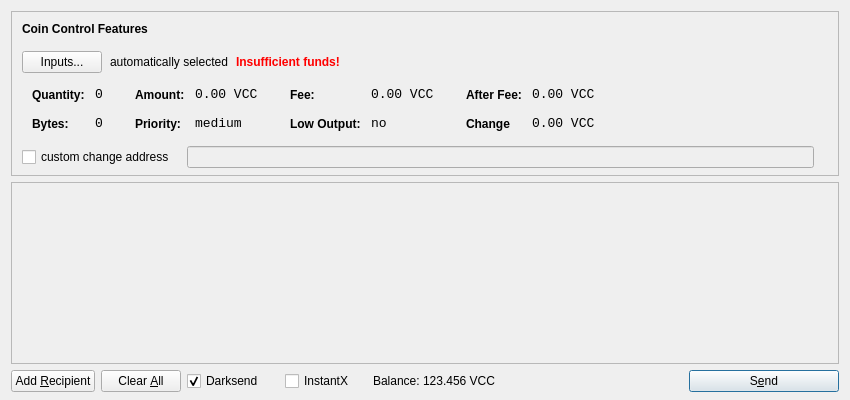
<?xml version="1.0" encoding="UTF-8"?>
<ui version="4.0">
 <class>SendCoinsDialog</class>
 <widget class="QDialog" name="SendCoinsDialog">
  <property name="geometry">
   <rect>
    <x>0</x>
    <y>0</y>
    <width>850</width>
    <height>400</height>
   </rect>
  </property>
  <property name="windowTitle">
   <string>Send Coins</string>
  </property>
  <layout class="QVBoxLayout" name="verticalLayout" stretch="0,1,0">
   <property name="bottomMargin">
    <number>8</number>
   </property>
   <item>
    <widget class="QFrame" name="frameCoinControl">
     <property name="sizePolicy">
      <sizepolicy hsizetype="Expanding" vsizetype="Expanding">
       <horstretch>0</horstretch>
       <verstretch>0</verstretch>
      </sizepolicy>
     </property>
     <property name="maximumSize">
      <size>
       <width>16777215</width>
       <height>16777215</height>
      </size>
     </property>
     <property name="frameShape">
      <enum>QFrame::StyledPanel</enum>
     </property>
     <property name="frameShadow">
      <enum>QFrame::Sunken</enum>
     </property>
     <layout class="QVBoxLayout" name="verticalLayoutCoinControl2">
      <property name="spacing">
       <number>-1</number>
      </property>
      <property name="leftMargin">
       <number>0</number>
      </property>
      <property name="topMargin">
       <number>0</number>
      </property>
      <property name="rightMargin">
       <number>0</number>
      </property>
      <property name="bottomMargin">
       <number>6</number>
      </property>
      <item>
       <layout class="QVBoxLayout" name="verticalLayoutCoinControl" stretch="0,0,0,0,1">
        <property name="spacing">
         <number>0</number>
        </property>
        <property name="leftMargin">
         <number>10</number>
        </property>
        <property name="topMargin">
         <number>10</number>
        </property>
        <item>
         <layout class="QHBoxLayout" name="horizontalLayoutCoinControl1">
          <property name="bottomMargin">
           <number>15</number>
          </property>
          <item>
           <widget class="QLabel" name="labelCoinControlFeatures">
            <property name="sizePolicy">
             <sizepolicy hsizetype="Preferred" vsizetype="Maximum">
              <horstretch>0</horstretch>
              <verstretch>0</verstretch>
             </sizepolicy>
            </property>
            <property name="font">
             <font>
              <weight>75</weight>
              <bold>true</bold>
             </font>
            </property>
            <property name="styleSheet">
             <string notr="true">font-weight:bold;</string>
            </property>
            <property name="text">
             <string>Coin Control Features</string>
            </property>
           </widget>
          </item>
         </layout>
        </item>
        <item>
         <layout class="QHBoxLayout" name="horizontalLayoutCoinControl2" stretch="0,0,0,0">
          <property name="spacing">
           <number>8</number>
          </property>
          <property name="bottomMargin">
           <number>10</number>
          </property>
          <item>
           <widget class="QPushButton" name="pushButtonCoinControl">
            <property name="styleSheet">
             <string notr="true"/>
            </property>
            <property name="text">
             <string>Inputs...</string>
            </property>
           </widget>
          </item>
          <item>
           <widget class="QLabel" name="labelCoinControlAutomaticallySelected">
            <property name="text">
             <string>automatically selected</string>
            </property>
            <property name="margin">
             <number>5</number>
            </property>
           </widget>
          </item>
          <item>
           <widget class="QLabel" name="labelCoinControlInsuffFunds">
            <property name="font">
             <font>
              <weight>75</weight>
              <bold>true</bold>
             </font>
            </property>
            <property name="styleSheet">
             <string notr="true">color:red;font-weight:bold;</string>
            </property>
            <property name="text">
             <string>Insufficient funds!</string>
            </property>
            <property name="margin">
             <number>5</number>
            </property>
           </widget>
          </item>
          <item>
           <spacer name="horizontalSpacerCoinControl">
            <property name="orientation">
             <enum>Qt::Horizontal</enum>
            </property>
            <property name="sizeHint" stdset="0">
             <size>
              <width>40</width>
              <height>1</height>
             </size>
            </property>
           </spacer>
          </item>
         </layout>
        </item>
        <item>
         <widget class="QWidget" name="widgetCoinControl" native="true">
          <property name="sizePolicy">
           <sizepolicy hsizetype="Preferred" vsizetype="Preferred">
            <horstretch>0</horstretch>
            <verstretch>0</verstretch>
           </sizepolicy>
          </property>
          <property name="minimumSize">
           <size>
            <width>0</width>
            <height>0</height>
           </size>
          </property>
          <property name="styleSheet">
           <string notr="true"/>
          </property>
          <layout class="QHBoxLayout" name="horizontalLayoutCoinControl5">
           <property name="margin">
            <number>0</number>
           </property>
           <item>
            <layout class="QHBoxLayout" name="horizontalLayoutCoinControl3" stretch="0,0,0,1">
             <property name="spacing">
              <number>20</number>
             </property>
             <property name="topMargin">
              <number>0</number>
             </property>
             <property name="bottomMargin">
              <number>10</number>
             </property>
             <item>
              <layout class="QFormLayout" name="formLayoutCoinControl1">
               <property name="horizontalSpacing">
                <number>10</number>
               </property>
               <property name="verticalSpacing">
                <number>14</number>
               </property>
               <property name="leftMargin">
                <number>10</number>
               </property>
               <property name="topMargin">
                <number>4</number>
               </property>
               <property name="rightMargin">
                <number>6</number>
               </property>
               <item row="0" column="0">
                <widget class="QLabel" name="labelCoinControlQuantityText">
                 <property name="styleSheet">
                  <string notr="true">font-weight:bold;</string>
                 </property>
                 <property name="text">
                  <string>Quantity:</string>
                 </property>
                 <property name="margin">
                  <number>0</number>
                 </property>
                </widget>
               </item>
               <item row="0" column="1">
                <widget class="QLabel" name="labelCoinControlQuantity">
                 <property name="font">
                  <font>
                   <family>Monospace</family>
                   <pointsize>10</pointsize>
                  </font>
                 </property>
                 <property name="cursor">
                  <cursorShape>IBeamCursor</cursorShape>
                 </property>
                 <property name="contextMenuPolicy">
                  <enum>Qt::ActionsContextMenu</enum>
                 </property>
                 <property name="text">
                  <string>0</string>
                 </property>
                 <property name="margin">
                  <number>0</number>
                 </property>
                 <property name="textInteractionFlags">
                  <set>Qt::LinksAccessibleByMouse|Qt::TextSelectableByKeyboard|Qt::TextSelectableByMouse</set>
                 </property>
                </widget>
               </item>
               <item row="1" column="0">
                <widget class="QLabel" name="labelCoinControlBytesText">
                 <property name="styleSheet">
                  <string notr="true">font-weight:bold;</string>
                 </property>
                 <property name="text">
                  <string>Bytes:</string>
                 </property>
                </widget>
               </item>
               <item row="1" column="1">
                <widget class="QLabel" name="labelCoinControlBytes">
                 <property name="font">
                  <font>
                   <family>Monospace</family>
                   <pointsize>10</pointsize>
                  </font>
                 </property>
                 <property name="cursor">
                  <cursorShape>IBeamCursor</cursorShape>
                 </property>
                 <property name="contextMenuPolicy">
                  <enum>Qt::ActionsContextMenu</enum>
                 </property>
                 <property name="text">
                  <string>0</string>
                 </property>
                 <property name="textInteractionFlags">
                  <set>Qt::LinksAccessibleByMouse|Qt::TextSelectableByKeyboard|Qt::TextSelectableByMouse</set>
                 </property>
                </widget>
               </item>
              </layout>
             </item>
             <item>
              <layout class="QFormLayout" name="formLayoutCoinControl2">
               <property name="horizontalSpacing">
                <number>10</number>
               </property>
               <property name="verticalSpacing">
                <number>14</number>
               </property>
               <property name="leftMargin">
                <number>6</number>
               </property>
               <property name="topMargin">
                <number>4</number>
               </property>
               <property name="rightMargin">
                <number>6</number>
               </property>
               <item row="0" column="0">
                <widget class="QLabel" name="labelCoinControlAmountText">
                 <property name="styleSheet">
                  <string notr="true">font-weight:bold;</string>
                 </property>
                 <property name="text">
                  <string>Amount:</string>
                 </property>
                 <property name="margin">
                  <number>0</number>
                 </property>
                </widget>
               </item>
               <item row="0" column="1">
                <widget class="QLabel" name="labelCoinControlAmount">
                 <property name="font">
                  <font>
                   <family>Monospace</family>
                   <pointsize>10</pointsize>
                  </font>
                 </property>
                 <property name="cursor">
                  <cursorShape>IBeamCursor</cursorShape>
                 </property>
                 <property name="contextMenuPolicy">
                  <enum>Qt::ActionsContextMenu</enum>
                 </property>
                 <property name="text">
                  <string>0.00 VCC</string>
                 </property>
                 <property name="textInteractionFlags">
                  <set>Qt::LinksAccessibleByMouse|Qt::TextSelectableByKeyboard|Qt::TextSelectableByMouse</set>
                 </property>
                </widget>
               </item>
               <item row="1" column="0">
                <widget class="QLabel" name="labelCoinControlPriorityText">
                 <property name="styleSheet">
                  <string notr="true">font-weight:bold;</string>
                 </property>
                 <property name="text">
                  <string>Priority:</string>
                 </property>
                </widget>
               </item>
               <item row="1" column="1">
                <widget class="QLabel" name="labelCoinControlPriority">
                 <property name="font">
                  <font>
                   <family>Monospace</family>
                   <pointsize>10</pointsize>
                  </font>
                 </property>
                 <property name="cursor">
                  <cursorShape>IBeamCursor</cursorShape>
                 </property>
                 <property name="contextMenuPolicy">
                  <enum>Qt::ActionsContextMenu</enum>
                 </property>
                 <property name="text">
                  <string>medium</string>
                 </property>
                 <property name="textInteractionFlags">
                  <set>Qt::LinksAccessibleByMouse|Qt::TextSelectableByKeyboard|Qt::TextSelectableByMouse</set>
                 </property>
                </widget>
               </item>
              </layout>
             </item>
             <item>
              <layout class="QFormLayout" name="formLayoutCoinControl3">
               <property name="horizontalSpacing">
                <number>10</number>
               </property>
               <property name="verticalSpacing">
                <number>14</number>
               </property>
               <property name="leftMargin">
                <number>6</number>
               </property>
               <property name="topMargin">
                <number>4</number>
               </property>
               <property name="rightMargin">
                <number>6</number>
               </property>
               <item row="0" column="0">
                <widget class="QLabel" name="labelCoinControlFeeText">
                 <property name="styleSheet">
                  <string notr="true">font-weight:bold;</string>
                 </property>
                 <property name="text">
                  <string>Fee:</string>
                 </property>
                 <property name="margin">
                  <number>0</number>
                 </property>
                </widget>
               </item>
               <item row="0" column="1">
                <widget class="QLabel" name="labelCoinControlFee">
                 <property name="font">
                  <font>
                   <family>Monospace</family>
                   <pointsize>10</pointsize>
                  </font>
                 </property>
                 <property name="cursor">
                  <cursorShape>IBeamCursor</cursorShape>
                 </property>
                 <property name="contextMenuPolicy">
                  <enum>Qt::ActionsContextMenu</enum>
                 </property>
                 <property name="text">
                  <string>0.00 VCC</string>
                 </property>
                 <property name="textInteractionFlags">
                  <set>Qt::LinksAccessibleByMouse|Qt::TextSelectableByKeyboard|Qt::TextSelectableByMouse</set>
                 </property>
                </widget>
               </item>
               <item row="1" column="0">
                <widget class="QLabel" name="labelCoinControlLowOutputText">
                 <property name="styleSheet">
                  <string notr="true">font-weight:bold;</string>
                 </property>
                 <property name="text">
                  <string>Low Output:</string>
                 </property>
                </widget>
               </item>
               <item row="1" column="1">
                <widget class="QLabel" name="labelCoinControlLowOutput">
                 <property name="font">
                  <font>
                   <family>Monospace</family>
                   <pointsize>10</pointsize>
                  </font>
                 </property>
                 <property name="cursor">
                  <cursorShape>IBeamCursor</cursorShape>
                 </property>
                 <property name="contextMenuPolicy">
                  <enum>Qt::ActionsContextMenu</enum>
                 </property>
                 <property name="text">
                  <string>no</string>
                 </property>
                 <property name="textInteractionFlags">
                  <set>Qt::LinksAccessibleByMouse|Qt::TextSelectableByKeyboard|Qt::TextSelectableByMouse</set>
                 </property>
                </widget>
               </item>
              </layout>
             </item>
             <item>
              <layout class="QFormLayout" name="formLayoutCoinControl4">
               <property name="horizontalSpacing">
                <number>10</number>
               </property>
               <property name="verticalSpacing">
                <number>14</number>
               </property>
               <property name="leftMargin">
                <number>6</number>
               </property>
               <property name="topMargin">
                <number>4</number>
               </property>
               <property name="rightMargin">
                <number>6</number>
               </property>
               <item row="0" column="0">
                <widget class="QLabel" name="labelCoinControlAfterFeeText">
                 <property name="styleSheet">
                  <string notr="true">font-weight:bold;</string>
                 </property>
                 <property name="text">
                  <string>After Fee:</string>
                 </property>
                 <property name="margin">
                  <number>0</number>
                 </property>
                </widget>
               </item>
               <item row="0" column="1">
                <widget class="QLabel" name="labelCoinControlAfterFee">
                 <property name="font">
                  <font>
                   <family>Monospace</family>
                   <pointsize>10</pointsize>
                  </font>
                 </property>
                 <property name="cursor">
                  <cursorShape>IBeamCursor</cursorShape>
                 </property>
                 <property name="contextMenuPolicy">
                  <enum>Qt::ActionsContextMenu</enum>
                 </property>
                 <property name="text">
                  <string>0.00 VCC</string>
                 </property>
                 <property name="textInteractionFlags">
                  <set>Qt::LinksAccessibleByMouse|Qt::TextSelectableByKeyboard|Qt::TextSelectableByMouse</set>
                 </property>
                </widget>
               </item>
               <item row="1" column="0">
                <widget class="QLabel" name="labelCoinControlChangeText">
                 <property name="styleSheet">
                  <string notr="true">font-weight:bold;</string>
                 </property>
                 <property name="text">
                  <string>Change</string>
                 </property>
                </widget>
               </item>
               <item row="1" column="1">
                <widget class="QLabel" name="labelCoinControlChange">
                 <property name="font">
                  <font>
                   <family>Monospace</family>
                   <pointsize>10</pointsize>
                  </font>
                 </property>
                 <property name="cursor">
                  <cursorShape>IBeamCursor</cursorShape>
                 </property>
                 <property name="contextMenuPolicy">
                  <enum>Qt::ActionsContextMenu</enum>
                 </property>
                 <property name="text">
                  <string>0.00 VCC</string>
                 </property>
                 <property name="textInteractionFlags">
                  <set>Qt::LinksAccessibleByMouse|Qt::TextSelectableByKeyboard|Qt::TextSelectableByMouse</set>
                 </property>
                </widget>
               </item>
              </layout>
             </item>
            </layout>
           </item>
          </layout>
         </widget>
        </item>
        <item>
         <layout class="QHBoxLayout" name="horizontalLayoutCoinControl4" stretch="0,0,0">
          <property name="spacing">
           <number>12</number>
          </property>
          <property name="sizeConstraint">
           <enum>QLayout::SetDefaultConstraint</enum>
          </property>
          <property name="topMargin">
           <number>5</number>
          </property>
          <property name="rightMargin">
           <number>5</number>
          </property>
          <item>
           <widget class="QCheckBox" name="checkBoxCoinControlChange">
            <property name="text">
             <string>custom change address</string>
            </property>
           </widget>
          </item>
          <item>
           <widget class="QLineEdit" name="lineEditCoinControlChange">
            <property name="enabled">
             <bool>false</bool>
            </property>
            <property name="sizePolicy">
             <sizepolicy hsizetype="Expanding" vsizetype="Fixed">
              <horstretch>0</horstretch>
              <verstretch>0</verstretch>
             </sizepolicy>
            </property>
           </widget>
          </item>
          <item>
           <widget class="QLabel" name="labelCoinControlChangeLabel">
            <property name="sizePolicy">
             <sizepolicy hsizetype="Preferred" vsizetype="Expanding">
              <horstretch>0</horstretch>
              <verstretch>0</verstretch>
             </sizepolicy>
            </property>
            <property name="minimumSize">
             <size>
              <width>0</width>
              <height>0</height>
             </size>
            </property>
            <property name="text">
             <string/>
            </property>
            <property name="margin">
             <number>3</number>
            </property>
           </widget>
          </item>
         </layout>
        </item>
        <item>
         <spacer name="verticalSpacerCoinControl">
          <property name="orientation">
           <enum>Qt::Vertical</enum>
          </property>
          <property name="sizeHint" stdset="0">
           <size>
            <width>800</width>
            <height>1</height>
           </size>
          </property>
         </spacer>
        </item>
       </layout>
      </item>
     </layout>
    </widget>
   </item>
   <item>
    <widget class="QScrollArea" name="scrollArea">
     <property name="widgetResizable">
      <bool>true</bool>
     </property>
     <widget class="QWidget" name="scrollAreaWidgetContents">
      <property name="geometry">
       <rect>
        <x>0</x>
        <y>0</y>
        <width>830</width>
        <height>165</height>
       </rect>
      </property>
      <layout class="QVBoxLayout" name="verticalLayout_2">
       <property name="margin">
        <number>0</number>
       </property>
       <item>
        <layout class="QVBoxLayout" name="entries">
         <property name="spacing">
          <number>6</number>
         </property>
        </layout>
       </item>
       <item>
        <spacer name="verticalSpacer">
         <property name="orientation">
          <enum>Qt::Vertical</enum>
         </property>
         <property name="sizeHint" stdset="0">
          <size>
           <width>20</width>
           <height>40</height>
          </size>
         </property>
        </spacer>
       </item>
      </layout>
     </widget>
    </widget>
   </item>
   <item>
    <layout class="QHBoxLayout" name="horizontalLayout">
     <item>
      <widget class="QPushButton" name="addButton">
       <property name="toolTip">
        <string>Send to multiple recipients at once</string>
       </property>
       <property name="text">
        <string>Add &amp;Recipient</string>
       </property>
       <property name="autoDefault">
        <bool>false</bool>
       </property>
      </widget>
     </item>
     <item>
      <widget class="QPushButton" name="clearButton">
       <property name="sizePolicy">
        <sizepolicy hsizetype="Minimum" vsizetype="Fixed">
         <horstretch>0</horstretch>
         <verstretch>0</verstretch>
        </sizepolicy>
       </property>
       <property name="toolTip">
        <string>Remove all transaction fields</string>
       </property>
       <property name="text">
        <string>Clear &amp;All</string>
       </property>
       <property name="autoRepeatDelay">
        <number>300</number>
       </property>
       <property name="autoDefault">
        <bool>false</bool>
       </property>
      </widget>
     </item>
     <item>
      <layout class="QHBoxLayout" name="horizontalLayout_2">
       <property name="spacing">
        <number>3</number>
       </property>
        <item>
        <widget class="QCheckBox" name="checkUseDarksend">
         <property name="minimumSize">
          <size>
           <width>95</width>
           <height>0</height>
          </size>
         </property>
         <property name="text">
          <string>Darksend</string>
         </property>
         <property name="checked">
          <bool>true</bool>
         </property>
        </widget>
       </item>
       <item>
        <widget class="QCheckBox" name="checkInstantX">
         <property name="enabled">
          <bool>true</bool>
         </property>
         <property name="minimumSize">
          <size>
           <width>85</width>
           <height>0</height>
          </size>
         </property>
         <property name="text">
          <string>InstantX</string>
         </property>
        </widget>
       </item>
       <item>
        <widget class="QLabel" name="label">
         <property name="sizePolicy">
          <sizepolicy hsizetype="Preferred" vsizetype="Fixed">
           <horstretch>0</horstretch>
           <verstretch>0</verstretch>
          </sizepolicy>
         </property>
         <property name="text">
          <string>Balance:</string>
         </property>
        </widget>
       </item>
       <item>
        <widget class="QLabel" name="labelBalance">
         <property name="sizePolicy">
          <sizepolicy hsizetype="Preferred" vsizetype="Fixed">
           <horstretch>0</horstretch>
           <verstretch>0</verstretch>
          </sizepolicy>
         </property>
         <property name="cursor">
          <cursorShape>IBeamCursor</cursorShape>
         </property>
         <property name="text">
          <string>123.456 VCC</string>
         </property>
         <property name="textInteractionFlags">
          <set>Qt::LinksAccessibleByMouse|Qt::TextSelectableByKeyboard|Qt::TextSelectableByMouse</set>
         </property>
        </widget>
       </item>
      </layout>
     </item>
     <item>
      <spacer name="horizontalSpacer">
       <property name="orientation">
        <enum>Qt::Horizontal</enum>
       </property>
       <property name="sizeHint" stdset="0">
        <size>
         <width>40</width>
         <height>20</height>
        </size>
       </property>
      </spacer>
     </item>
     <item>
      <widget class="QPushButton" name="sendButton">
       <property name="minimumSize">
        <size>
         <width>150</width>
         <height>0</height>
        </size>
       </property>
       <property name="toolTip">
        <string>Confirm the send action</string>
       </property>
       <property name="text">
        <string>S&amp;end</string>
       </property>
       <property name="icon">
        <iconset resource="../bitcoin.qrc">
         <normaloff>:/icons/send</normaloff>:/icons/send</iconset>
       </property>
       <property name="default">
        <bool>true</bool>
       </property>
      </widget>
     </item>
    </layout>
   </item>
  </layout>
 </widget>
 <resources>
  <include location="../bitcoin.qrc"/>
 </resources>
 <connections/>
</ui>
